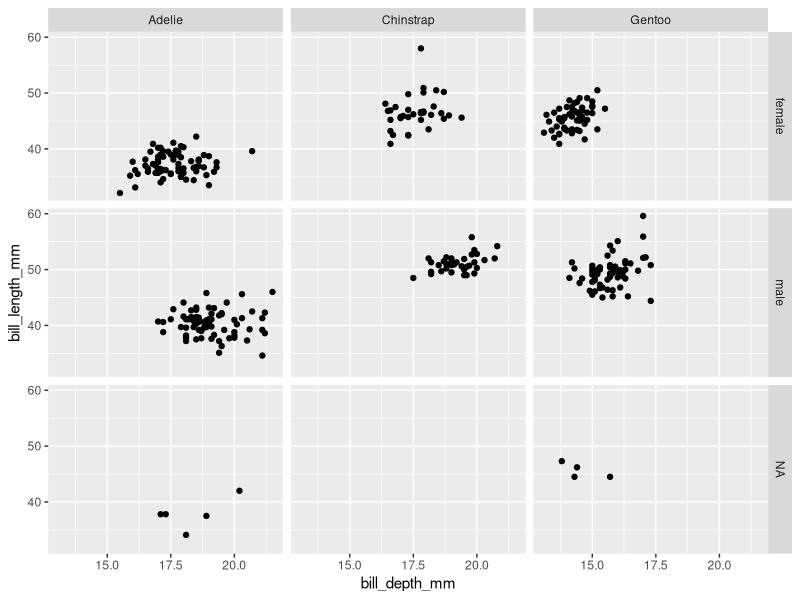

This chart was generated by the following R code:
### This is my third script and I am learning how to ggplot
### Created by: Nicole Ayala
### Created on: 2023-02-07 
#####################################################################
### Load libraries #######
library(tidyverse)
library(palmerpenguins)
### time to use ggplot ###### dont forget about commas as they show that there are multiple arguments
glimpse(penguins)
ggplot(data=penguins, # bringing in data  # species is rows and sex is columns
            aes(x = bill_depth_mm,
                y = bill_length_mm))+
  geom_point()+
  facet_grid(sex~species)
